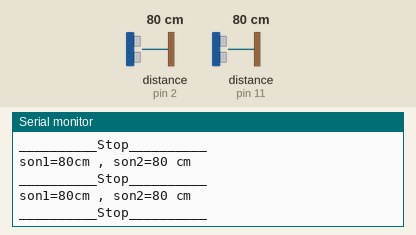
The sketch below on a simulated Arduino Uno, built with avr-gcc and run on an emulated ATmega328P. Parts: the last lines printed to the serial monitor. Wiring (inferred from the names in the program): 2 × ultrasonic range finder: trigger pin 3, echo pin 2 / trigger pin 12, echo pin 11. The test bench sets the inputs (shaded band); at power-on: distance to the obstacle (sensors on pin 2, pin 11) 80 cm. The echo pulse lasts 58.3 µs per cm.

Above: at 1.2 s.
1.3 s: distance to the obstacle (sensor on pin 2) set to 35 cm
At 1.8 s:
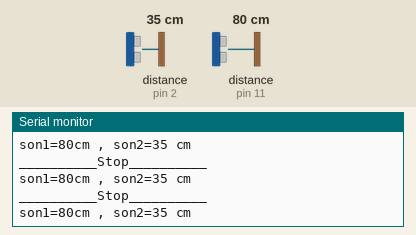
4.3 s: distance to the obstacle (sensor on pin 11) set to 2 cm
At 5.3 s:
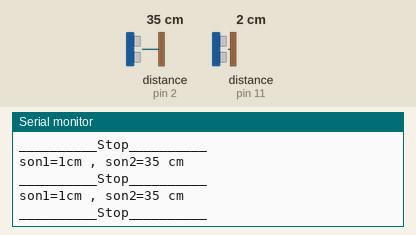
7.3 s: distance to the obstacle (sensor on pin 2) set to 18 cm
At 8.2 s:
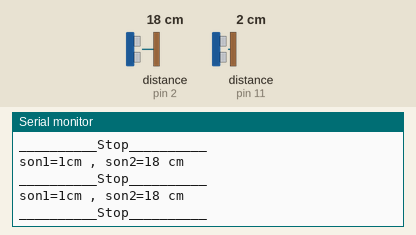
10.3 s: distance to the obstacle (sensor on pin 11) set to 4 cm
At 11.1 s:
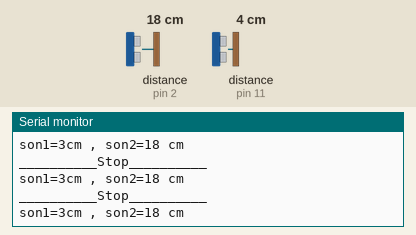
13.3 s: distance to the obstacle (sensor on pin 2) set to 250 cm
At 13.38 s:
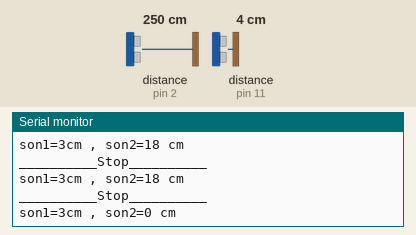
16.3 s: distance to the obstacle (sensor on pin 11) set to 250 cm
At 16.42 s:
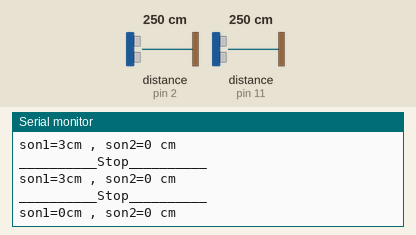
Timing chart, 0 to 19.3 s (numbered marks = the images above; inputs shaded):
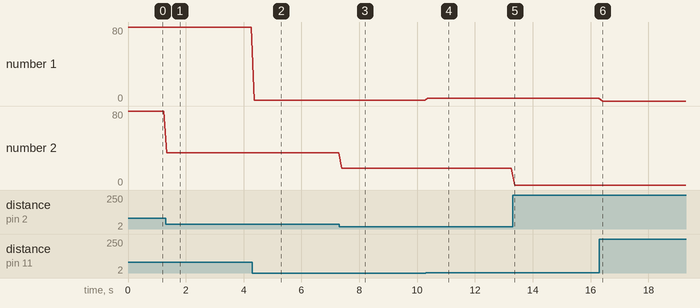

Measured:
- after the input at 1.3 s, the serial monitor: prints a new line at once (image 1)
- after the input at 4.3 s, the serial monitor: prints a new line after 0.07 s (image 2)
- after the input at 7.3 s, the serial monitor: prints a new line after 0.09 s (image 3)
- after the input at 10.3 s, the serial monitor: prints a new line after 0.07 s (image 4)
- after the input at 13.3 s, the serial monitor: prints a new line after 0.07 s (image 5)
- after the input at 16.3 s, the serial monitor: prints a new line after 0.12 s (image 6)
- plotted number 1: 1 → 3 after the input at 10.3 s
- plotted number 2: 80 → 35 after the input at 1.3 s, 35 → 18 after the input at 7.3 s, 18 → 0 after the input at 13.3 s

The sketch:

____.ino
```cpp
//腳位trig    37, 26, 8,  42
//   echo     35, 28, 9, 40
const int  trigPin1 = 12 ;  // 一號超音波 觸發腳Trig
const int  echoPin1 = 11 ;  //一號超音波 接收腳 Echo
unsigned long distance1 ; // 距離 cm

const int  trigPin2 = 3 ;   //二號超音波 觸發腳Trig
const int  echoPin2 = 2 ;   //二號超音波 接收腳 Echo
unsigned long distance2 ; // 距離 cm

unsigned long ping1() {
    digitalWrite(trigPin1,HIGH) ; //觸發腳位設定為高電位
    delayMicroseconds(10);   //持續5微秒
    digitalWrite(trigPin1,LOW) ;
    distance1 = pulseIn(echoPin1,HIGH)/58;
    if (distance1 >= 250){
      return 0  ;  // 換算成 cm 並傳回
    }  else return  (distance1);
  }


unsigned long ping2() {
    digitalWrite(trigPin2,HIGH) ; //觸發腳位設定為高電位
    delayMicroseconds(10);   //持續5微秒
    digitalWrite(trigPin2,LOW) ;
    distance2 = pulseIn(echoPin2,HIGH)/58;
    if (distance2 >= 250){
      return 0  ;  // 換算成 cm 並傳回
    }  else return  (distance2);
  }

void setup() {
  // put your setup code here, to run once:
  pinMode(trigPin1,OUTPUT) ;
  pinMode(echoPin1 , INPUT) ;

  pinMode(trigPin2,OUTPUT) ;
  pinMode(echoPin2 , INPUT) ;
  Serial.begin(9600) ;
}

void loop() {
  // put your main code here, to run repeatedly:
    String str1 ="";
    distance1  = ping1()  ;
    distance2  = ping2()  ;
    str1 = "son1=" + String(distance1) + "cm , son2=" + String(distance2) + " cm" ;
    Serial.println(str1) ;
    if (distance1 <= 100  ||  distance2 <= 100){
        Serial.println("__________Stop__________");
    } else {
          Serial.println("_______Keep Going_______");
      }
    delay(100) ;
}
```
